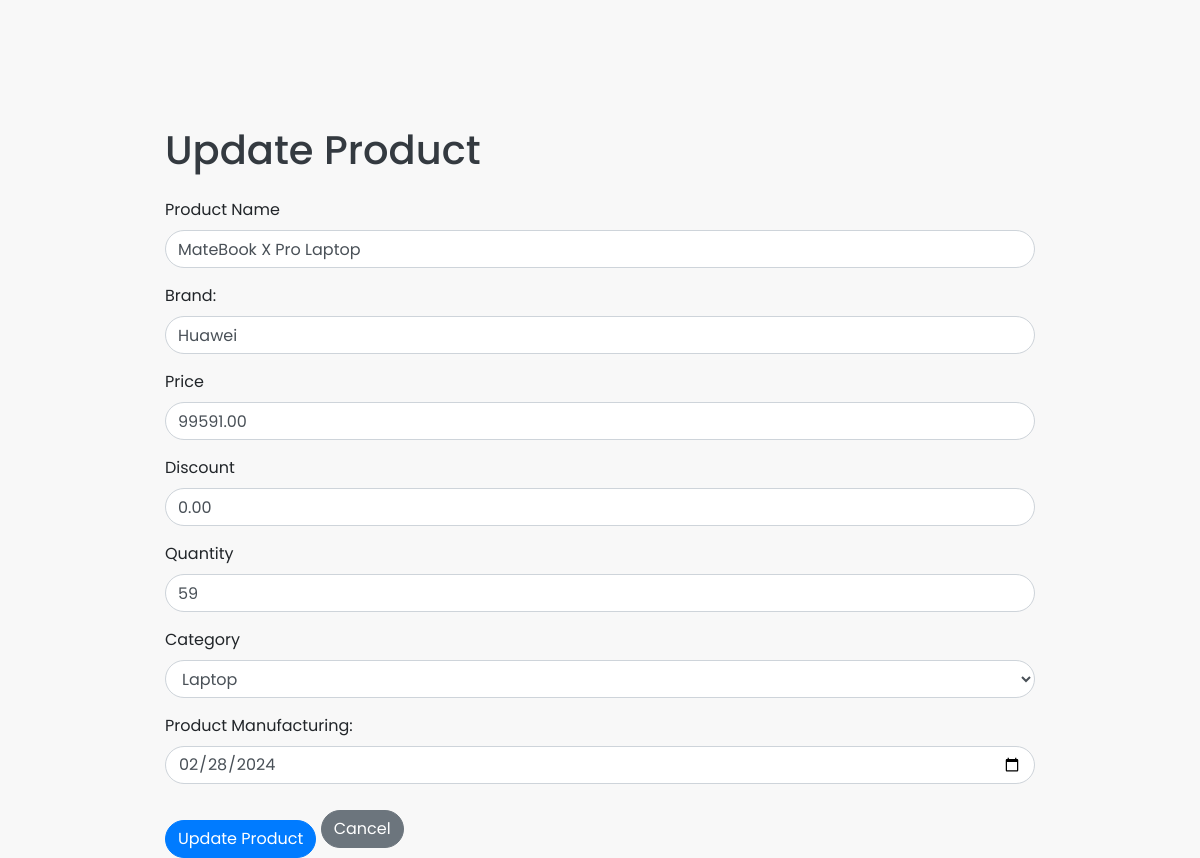
/product/66/update/, run on an earlier commit of the app's database.
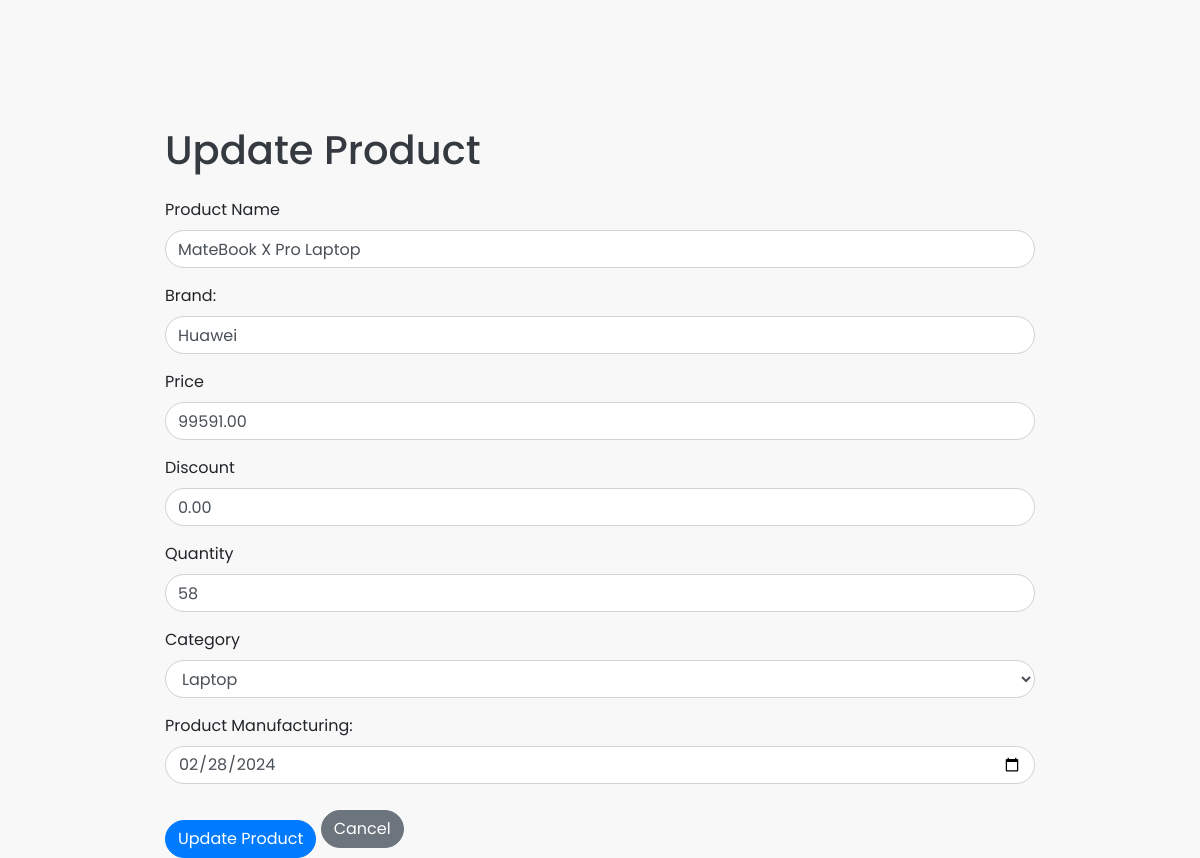
And on a later commit of the database.
### billingsystemapp/models.py (models this page shows, shortened)
class Product(models.Model):
    product_id = models.AutoField(primary_key=True)
    product_name = models.CharField(max_length=200)
    brand = models.CharField(max_length=200, null=True)
    price = models.DecimalField(max_digits=10, decimal_places=2)
    discount=models.DecimalField(max_digits=10, decimal_places=2,default=0.00)
    quantity = models.IntegerField()
    manufacturingdate = models.DateField(null=True)
    category = models.ForeignKey(Category, on_delete=models.CASCADE)
    from datetime import date

class Category(models.Model):
    name = models.CharField(max_length=100)

### billingsystemapp/views.py (the view, shortened to what this page needs)
# urls.py: path('product/<int:product_id>/update/', views.product_update, name='product_update'),
def product_update(request, product_id):
    product = get_object_or_404(Product, pk=product_id)
    categories = Category.objects.all()
    return render(request, 'product_update.html', {'product': product, 'categories': categories})

### billingsystemapp/templates/product_update.html (shortened to what this page needs)
<!DOCTYPE html>
<html lang="en">
<head>
    <link href="https://stackpath.bootstrapcdn.com/bootstrap/4.5.2/css/bootstrap.min.css" rel="stylesheet">
</head>
<body>
    <div class="container">
        <h1 class="mt-4 mb-4">Update Product</h1>
        <form method="post">
            <div class="form-group">
                <label for="product_name">Product Name</label>
                <input type="text" class="form-control" id="product_name" name="product_name" value="{{ product.product_name }}" required>
            </div>
            <div class="form-group">
                <label for="brand">Brand:</label>
                <input type="text" class="form-control" id="brand" name="brand" value="{{ product.brand }}" required>
            </div>
            <div class="form-group">
                <label for="price">Price</label>
                <input type="number" class="form-control" id="price" name="price" value="{{ product.price }}" required>
            </div>
            <div class="form-group">
                <label for="discount">Discount</label>
                <input type="number" class="form-control" id="discount" name="discount" value="{{ product.discount }}" required>
            </div>
            <div class="form-group">
                <label for="quantity">Quantity</label>
                <input type="number" class="form-control" id="quantity" name="quantity" value="{{ product.quantity }}" required>
            </div>
            <div class="form-group">
                <label for="category">Category</label>
                <select class="form-control" id="category" name="category" required>
                    {% for category in categories %}
                        <option value="{{ category.pk }}" {% if category.pk == product.category.pk %} selected {% endif %}>{{ category.name }}</option>
                    {% endfor %}
                </select>
            </div>
            <div class="form-group">
                <label for="pdtmanu">Product Manufacturing:</label>
                <input type="date" class="form-control" id="pdtmanu" name="pdtmanu" value="{{ product.manufacturingdate|date:'Y-m-d' }}" required>
            </div>
            <button type="submit" class="btn btn-primary">Update Product</button>
            <a class="btn btn-secondary" href="{% url 'product' %}">Cancel</a>
        </form>
    </div>
</body>
</html>

What changed in the data, as far as the page shows it:
changed Product "MateBook X Pro Laptop": quantity "59" → "58"
